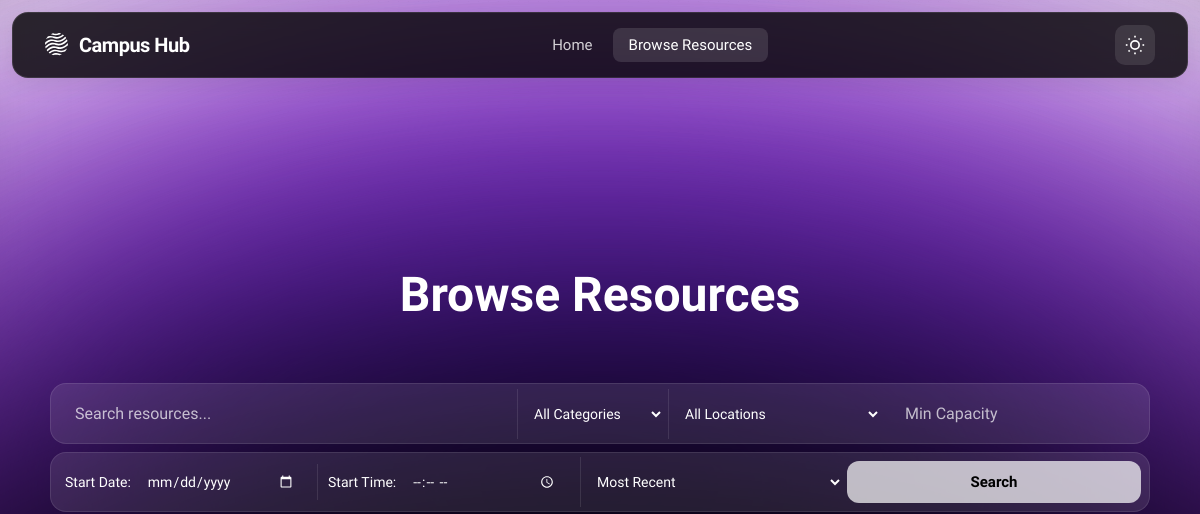
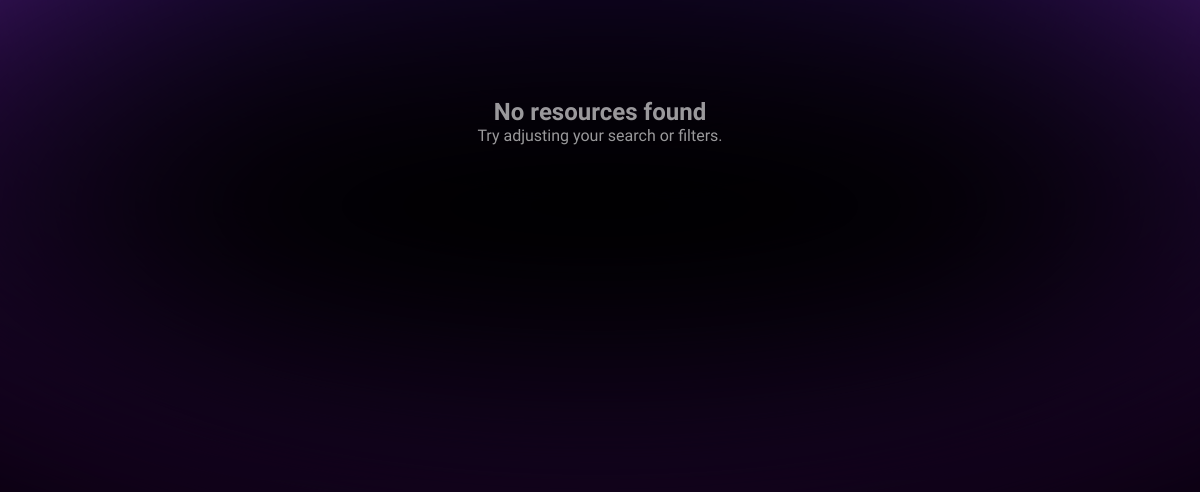
Before: /resources/browse?page=2&sort=recent with the older database file (2 pictures, top to bottom).
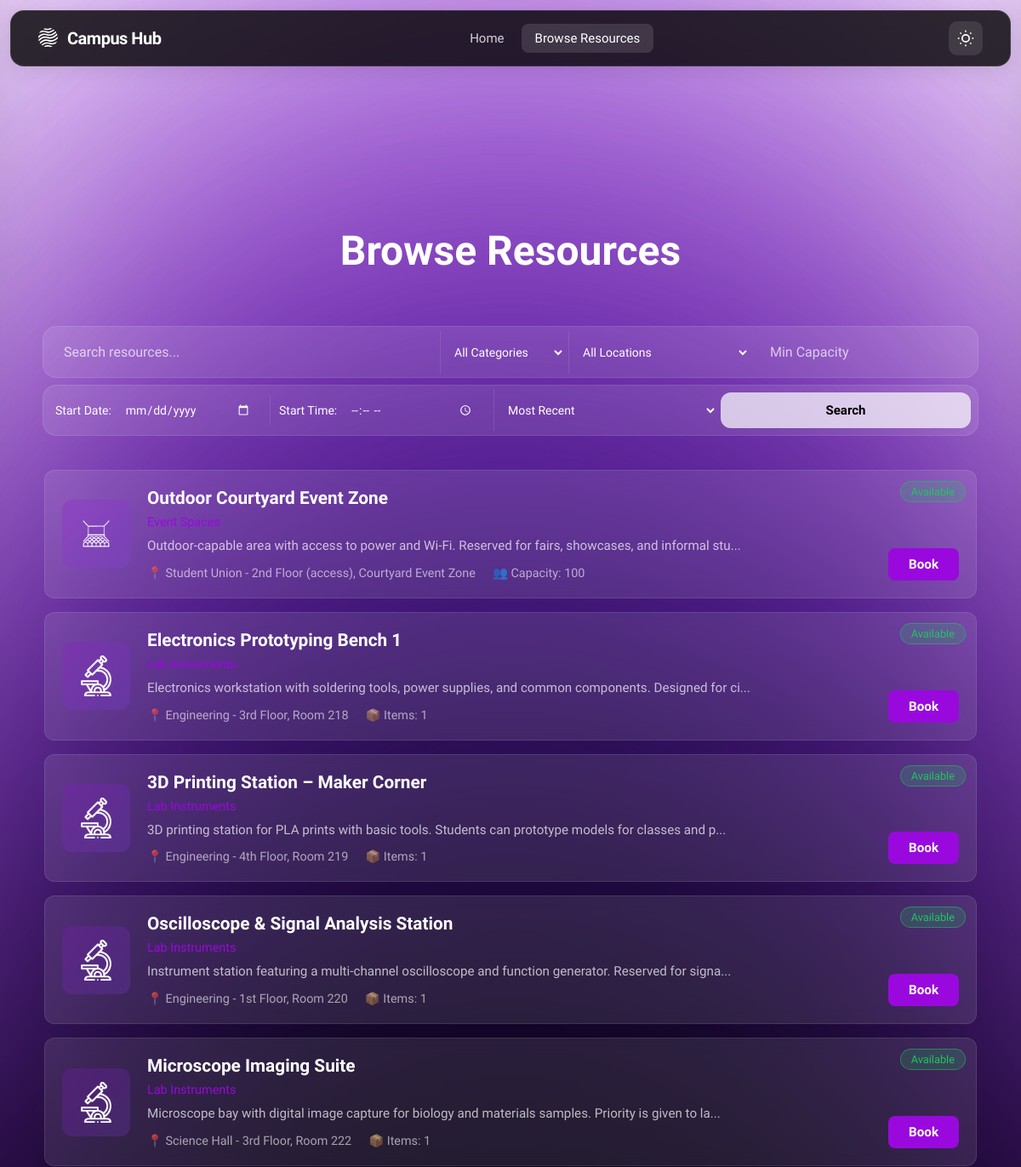
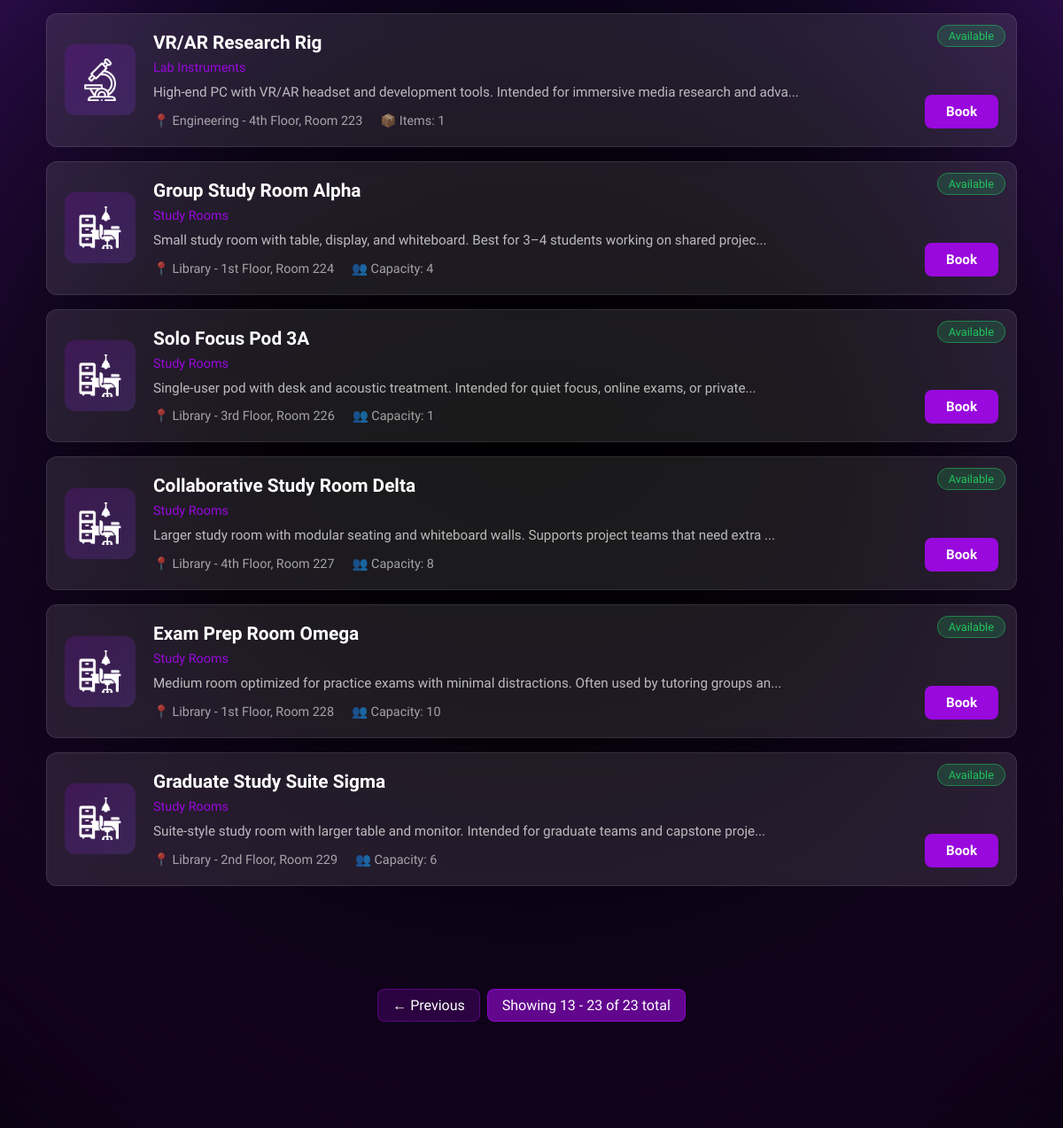
After: the same page with the newer database file (2 pictures, top to bottom).
### tables this page shows
CREATE TABLE resources (
    resource_id INTEGER PRIMARY KEY AUTOINCREMENT,
    owner_type TEXT NOT NULL CHECK (owner_type IN ('user','group')),
    owner_id INTEGER NOT NULL,  -- Polymorphic FK: user_id when owner_type='user', group_id when owner_type='group'
    title TEXT NOT NULL,
    description TEXT,
    category_id INTEGER REFERENCES resource_categories(category_id),
    location TEXT,
    capacity INTEGER CHECK (capacity > 0 OR capacity IS NULL),  -- NULL for resources without capacity limits
    status TEXT NOT NULL DEFAULT 'draft' CHECK (status IN ('draft','published','archived')),
    availability_mode TEXT NOT NULL DEFAULT 'rules' CHECK (availability_mode IN ('rules','open','by-request')),
    requires_approval BOOLEAN NOT NULL DEFAULT 0,
    created_at DATETIME DEFAULT CURRENT_TIMESTAMP,
    updated_at DATETIME
, images TEXT, availability_rules TEXT);

CREATE TABLE resource_categories (
    category_id INTEGER PRIMARY KEY AUTOINCREMENT,
    name TEXT NOT NULL,
    description TEXT,
    icon TEXT,
    created_at DATETIME DEFAULT CURRENT_TIMESTAMP
);

### src/controllers/resource_controller.py (the view)
@resource_bp.route('/')
@resource_bp.route('/browse')
def index():
    search_query = request.args.get('q', '').strip()
    category_id = request.args.get('category', type=int)
    location = request.args.get('location', '').strip()
    min_capacity = request.args.get('capacity', type=int)
    availability_date = request.args.get('availability_date', '').strip()
    availability_time = request.args.get('availability_time', '').strip()
    status = request.args.get('status', 'published')
    sort_by = request.args.get('sort', 'recent')
    page = request.args.get('page', 1, type=int)
    per_page = 12
    offset = (page - 1) * per_page
    try:
        categories = ResourceDAL.get_all_categories()
        total_count = ResourceDAL.count_search_resources(
            search_query=search_query if search_query else None,
            category_id=category_id,
            location=location if location else None,
            min_capacity=min_capacity,
            availability_date=availability_date if availability_date else None,
            availability_time=availability_time if availability_time else None
        )
        resources_data = ResourceDAL.search_resources(
            search_query=search_query if search_query else None,
            category_id=category_id,
            location=location if location else None,
            min_capacity=min_capacity,
            availability_date=availability_date if availability_date else None,
            availability_time=availability_time if availability_time else None,
            sort_by=sort_by,
            limit=per_page,
            offset=offset
        )
        resources = [Resource(r) for r in resources_data]
        logger.info(f"Resource browse: query='{search_query}', category={category_id}, found {len(resources)} resources")
        return render_template(
            'resources/index.html',
            title='Browse Resources',
            resources=resources,
            categories=categories,
            search_query=search_query,
            selected_category=category_id,
            selected_location=location,
            selected_capacity=min_capacity,
            selected_date=availability_date,
            selected_time=availability_time,
            selected_sort=sort_by,
            page=page,
            per_page=per_page,
            total_count=total_count,
            total_pages=max(1, (total_count + per_page - 1) // per_page)
        )
    except Exception as e:
        logger.error(f"Error browsing resources: {str(e)}", exc_info=True)
        flash('An error occurred while loading resources. Please try again.', 'danger')
        return render_template('resources/index.html', resources=[], categories=[])

### src/templates/resources/index.html (shortened to what this page needs)
{% extends 'base.html' %}
{% block content %}
<div class="resources-page">
    <div class="search-header">
        <h1>Browse Resources</h1>
    </div>
    <div class="filters-bar">
        <form method="GET" action="{{ url_for('resource.index') }}" class="filter-form" id="filterForm">
            <div class="filter-row">
                <input
                    type="text"
                    name="q"
                    class="filter-input"
                    placeholder="Search resources..."
                    value="{{ search_query or '' }}"
                >
                <select name="category" class="filter-select" onchange="this.form.submit()">
                    <option value="">All Categories</option>
                </select>
                <select name="location" class="filter-select" onchange="this.form.submit()">
                    <option value="">All Locations</option>
                </select>
                <input
                    type="number"
                    name="capacity"
                    class="filter-input"
                    placeholder="Min Capacity"
                    value="{{ selected_capacity or '' }}"
                    min="1"
                    style="flex: 0 0 auto; min-width: 120px;"
                    oninput="debouncedSubmit()"
                >
            </div>
            <div class="filter-row" style="justify-content: space-between;">
                <div style="flex: 1; display: flex; align-items: center; padding: 0 10px;">
                    <label for="start_date" style="color: var(--text-primary); font-size: 14px; margin-right: 8px; white-space: nowrap;">Start Date:</label>
                    <input
                        type="date"
                        name="availability_date"
                        class="filter-date"
                        id="start_date"
                        value="{{ selected_date or '' }}"
                        style="flex: 1; border: none; padding: 8px;"
                        onchange="this.form.submit()"
                    >
                </div>
                <div style="flex: 1; display: flex; align-items: center; padding: 0 10px; border-left: 1px solid var(--input-border);">
                    <label for="start_time" style="color: var(--text-primary); font-size: 14px; margin-right: 8px; white-space: nowrap;">Start Time:</label>
                    <input
                        type="time"
                        name="availability_time"
                        class="filter-date"
                        id="start_time"
                        value="{{ selected_time or '' }}"
                        style="flex: 1; border: none; padding: 8px;"
                        onchange="this.form.submit()"
                    >
                </div>
                <select name="sort" class="filter-select" style="flex: 1;" onchange="this.form.submit()">
                    <option value="recent" {% if selected_sort == 'recent' %}selected{% endif %}>Most Recent</option>
                </select>
                <button type="submit" class="btn-filter" style="flex: 1;">Search</button>
            </div>
        </form>
    </div>
    {% if resources %}
        <div class="resources-list">
            {% for resource in resources %}
                <a href="{{ url_for('resource.detail', resource_id=resource.resource_id) }}" class="resource-item">
                    <div class="resource-icon">
                        {% if resource._category_name == 'Study Rooms' %}
                            <img src="{{ url_for('static', filename='images/icons/Study_Room_Icon_Dark.png') }}" alt="Study Room" class="icon-dark">
                        {% elif resource._category_name == 'AV Equipment' %}
                            <img src="{{ url_for('static', filename='images/icons/AV_Equip_Light.png') }}" alt="AV Equipment" class="icon-light">
                            <img src="{{ url_for('static', filename='images/icons/AV_Equip_Dark.png') }}" alt="AV Equipment" class="icon-dark">
                        {% elif resource._category_name == 'Lab Instruments' %}
                            <img src="{{ url_for('static', filename='images/icons/Lab_Dark.png') }}" alt="Lab Instruments" class="icon-dark">
                        {% elif resource._category_name == 'Event Spaces' %}
                            <img src="{{ url_for('static', filename='images/icons/Event_Dark.png') }}" alt="Event Spaces" class="icon-dark">
                        {% elif resource._category_name == 'Computer Labs' %}
                            <img src="{{ url_for('static', filename='images/icons/Computer_light.png') }}" alt="Computer Labs" class="icon-light">
                            <img src="{{ url_for('static', filename='images/icons/Computer_Dark.png') }}" alt="Computer Labs" class="icon-dark">
                        {% endif %}
                    </div>
                    <div class="resource-content">
                        <div class="resource-header">
                            <h3 class="resource-title">{{ resource.title }}</h3>
                            {% if resource.status == 'published' %}
                                <div class="resource-badge available">Available</div>
                            {% else %}
                                <div class="resource-badge booked">{{ resource.status|title }}</div>
                            {% endif %}
                        </div>
                        <p class="resource-category">
                            {{ resource._category_name or 'Uncategorized' }}
                        </p>
                        <p class="resource-description">
                            {{ resource.description[:100] }}{% if resource.description|length > 100 %}...{% endif %}
                        </p>
                        <div class="resource-meta">
                            <span>📍 {{ resource.location }}</span>
                            {% if resource.capacity %}
                                {% if resource._category_name in ['Study Rooms', 'Event Spaces', 'Computer Labs'] %}
                                    <span>👥 Capacity: {{ resource.capacity }}</span>
                                {% else %}
                                    <span>📦 Items: {{ resource.capacity }}</span>
                                {% endif %}
                            {% endif %}
                        </div>
                    </div>
                    <span class="btn-book">Book</span>
                </a>
            {% endfor %}
        </div>
        {% if total_pages > 1 %}
            <div class="pagination">
                {% if page > 1 %}
                    <a href="?page={{ page - 1 }}{% if selected_sort %}&sort={{ selected_sort }}{% endif %}" class="page-btn">← Previous</a>
                {% endif %}
                <span class="page-btn active">Showing {{ ((page - 1) * per_page + 1) }} - {{ [page * per_page, total_count]|min }} of {{ total_count }} total</span>
            </div>
        {% endif %}
    {% else %}
        <div class="no-results">
            <h2>No resources found</h2>
            <p>Try adjusting your search or filters.</p>
        </div>
    {% endif %}
</div>
{% endblock %}

### src/templates/base.html (shortened to what this page needs)
<!DOCTYPE html>
<html lang="en" data-theme="dark">
<head>
    <link rel="stylesheet" href="{{ url_for('static', filename='css/home.css') }}">
</head>
<body>
    <div class="background-effects">
        <div class="blur-white"></div>
        <div class="gradient-ellipse-1">
            <div style="position: absolute; inset: -31.25% -24.81%;">
            </div>
        </div>
        <div class="gradient-ellipse-2">
            <div style="position: absolute; inset: -41.49% -30.77%;">
            </div>
        </div>
        <div class="gradient-ellipse-3">
            <div style="position: absolute; inset: -62.11% -38.17%;">
            </div>
        </div>
        <div class="gradient-ellipse-4">
            <div style="position: absolute; inset: -37.04% -24.07%;">
            </div>
        </div>
        <div class="noise-texture"></div>
    </div>
    <nav class="navbar">
        <div class="navbar-container">
            <div class="navbar-left">
                <a href="{{ url_for('main.index') }}" class="navbar-logo">
                    <span class="logo-text">Campus Hub</span>
                </a>
            </div>
            <div class="navbar-center">
                <a href="{{ url_for('main.index') }}" class="nav-link {% if request.endpoint == 'main.index' %}active{% endif %}">Home</a>
                <a href="{{ url_for('resource.index') }}" class="nav-link {% if request.endpoint and request.endpoint.startswith('resource.') %}active{% endif %}">Browse Resources</a>
            </div>
            <div class="navbar-right">
                <button class="theme-toggle" onclick="toggleTheme()" aria-label="Toggle theme">
                </button>
            </div>
        </div>
    </nav>
    <main class="main-content">
        {% block content %}{% endblock %}
    </main>
</body>
</html>

Changed rows visible on the page:
added resources: title "Outdoor Courtyard Event Zone", status "Available", name "Event Spaces", description "Outdoor-capable area with access to power and Wi-Fi. Reserved for fairs, showcases, and informal stu", location "Student Union - 2nd Floor (access), Courtyard Event Zone", capacity "100"
added resources: title "Electronics Prototyping Bench 1", status "Available", description "Electronics workstation with soldering tools, power supplies, and common components. Designed for ci", location "Engineering - 3rd Floor, Room 218", capacity "1"
added resources: title "3D Printing Station – Maker Corner", status "Available", name "Lab Instruments", description "3D printing station for PLA prints with basic tools. Students can prototype models for classes and p", location "Engineering - 4th Floor, Room 219", capacity "1"
added resources: title "Oscilloscope & Signal Analysis Station", status "Available", name "Lab Instruments", description "Instrument station featuring a multi-channel oscilloscope and function generator. Reserved for signa", location "Engineering - 1st Floor, Room 220", capacity "1"
added resources: title "Microscope Imaging Suite", status "Available", name "Lab Instruments", description "Microscope bay with digital image capture for biology and materials samples. Priority is given to la", location "Science Hall - 3rd Floor, Room 222", capacity "1"
added resources: title "VR/AR Research Rig", status "Available", name "Lab Instruments", description "High-end PC with VR/AR headset and development tools. Intended for immersive media research and adva", location "Engineering - 4th Floor, Room 223", capacity "1"
added resources: title "Group Study Room Alpha", status "Available", name "Study Rooms", description "Small study room with table, display, and whiteboard. Best for 3–4 students working on shared projec", location "Library - 1st Floor, Room 224", capacity "4"
added resources: title "Solo Focus Pod 3A", status "Available", name "Study Rooms", description "Single-user pod with desk and acoustic treatment. Intended for quiet focus, online exams, or private", location "Library - 3rd Floor, Room 226", capacity "1"
added resources: title "Collaborative Study Room Delta", status "Available", name "Study Rooms", description "Larger study room with modular seating and whiteboard walls. Supports project teams that need extra", location "Library - 4th Floor, Room 227", capacity "8"
added resources: title "Exam Prep Room Omega", status "Available", name "Study Rooms", description "Medium room optimized for practice exams with minimal distractions. Often used by tutoring groups an", location "Library - 1st Floor, Room 228", capacity "10"
added resources: title "Graduate Study Suite Sigma", status "Available", name "Study Rooms", description "Suite-style study room with larger table and monitor. Intended for graduate teams and capstone proje", location "Library - 2nd Floor, Room 229", capacity "6"
Other visible differences:
{{ ((page - 1) * per_page + 1) }}: (not shown) → "13"
{{ [page * per_page, total_count]|min }}: (not shown) → "23"
{{ total_count }}: (not shown) → "23"
text no longer shown: "No resources found Try adjusting your search or filters."
text now shown: "← Previous Showing - of total"
